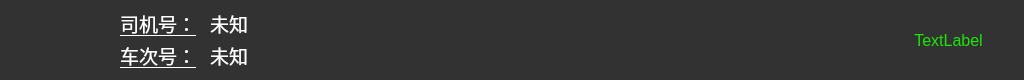
   <widget class="QFrame" name="frame_top">
    <property name="geometry">
     <rect>
      <x>0</x>
      <y>0</y>
      <width>1024</width>
      <height>80</height>
     </rect>
    </property>
    <property name="palette">
     <palette>
      <active>
       <colorrole role="WindowText">
        <brush brushstyle="SolidPattern">
         <color alpha="255">
          <red>255</red>
          <green>255</green>
          <blue>255</blue>
         </color>
        </brush>
       </colorrole>
       <colorrole role="Button">
        <brush brushstyle="SolidPattern">
         <color alpha="255">
          <red>50</red>
          <green>50</green>
          <blue>50</blue>
         </color>
        </brush>
       </colorrole>
       <colorrole role="Light">
        <brush brushstyle="SolidPattern">
         <color alpha="255">
          <red>78</red>
          <green>78</green>
          <blue>78</blue>
         </color>
        </brush>
       </colorrole>
       <colorrole role="Midlight">
        <brush brushstyle="SolidPattern">
         <color alpha="255">
          <red>65</red>
          <green>65</green>
          <blue>65</blue>
         </color>
        </brush>
       </colorrole>
       <colorrole role="Dark">
        <brush brushstyle="SolidPattern">
         <color alpha="255">
          <red>26</red>
          <green>26</green>
          <blue>26</blue>
         </color>
        </brush>
       </colorrole>
       <colorrole role="Mid">
        <brush brushstyle="SolidPattern">
         <color alpha="255">
          <red>34</red>
          <green>34</green>
          <blue>34</blue>
         </color>
        </brush>
       </colorrole>
       <colorrole role="Text">
        <brush brushstyle="SolidPattern">
         <color alpha="255">
          <red>255</red>
          <green>255</green>
          <blue>255</blue>
         </color>
        </brush>
       </colorrole>
       <colorrole role="BrightText">
        <brush brushstyle="SolidPattern">
         <color alpha="255">
          <red>255</red>
          <green>255</green>
          <blue>255</blue>
         </color>
        </brush>
       </colorrole>
       <colorrole role="ButtonText">
        <brush brushstyle="SolidPattern">
         <color alpha="255">
          <red>255</red>
          <green>255</green>
          <blue>255</blue>
         </color>
        </brush>
       </colorrole>
       <colorrole role="Base">
        <brush brushstyle="SolidPattern">
         <color alpha="255">
          <red>50</red>
          <green>50</green>
          <blue>50</blue>
         </color>
        </brush>
       </colorrole>
       <colorrole role="Window">
        <brush brushstyle="SolidPattern">
         <color alpha="255">
          <red>50</red>
          <green>50</green>
          <blue>50</blue>
         </color>
        </brush>
       </colorrole>
       <colorrole role="Shadow">
        <brush brushstyle="SolidPattern">
         <color alpha="255">
          <red>0</red>
          <green>0</green>
          <blue>0</blue>
         </color>
        </brush>
       </colorrole>
       <colorrole role="AlternateBase">
        <brush brushstyle="SolidPattern">
         <color alpha="255">
          <red>26</red>
          <green>26</green>
          <blue>26</blue>
         </color>
        </brush>
       </colorrole>
       <colorrole role="ToolTipBase">
        <brush brushstyle="SolidPattern">
         <color alpha="255">
          <red>255</red>
          <green>255</green>
          <blue>220</blue>
         </color>
        </brush>
       </colorrole>
       <colorrole role="ToolTipText">
        <brush brushstyle="SolidPattern">
         <color alpha="255">
          <red>0</red>
          <green>0</green>
          <blue>0</blue>
         </color>
        </brush>
       </colorrole>
      </active>
      <inactive>
       <colorrole role="WindowText">
        <brush brushstyle="SolidPattern">
         <color alpha="255">
          <red>255</red>
          <green>255</green>
          <blue>255</blue>
         </color>
        </brush>
       </colorrole>
       <colorrole role="Button">
        <brush brushstyle="SolidPattern">
         <color alpha="255">
          <red>50</red>
          <green>50</green>
          <blue>50</blue>
         </color>
        </brush>
       </colorrole>
       <colorrole role="Light">
        <brush brushstyle="SolidPattern">
         <color alpha="255">
          <red>78</red>
          <green>78</green>
          <blue>78</blue>
         </color>
        </brush>
       </colorrole>
       <colorrole role="Midlight">
        <brush brushstyle="SolidPattern">
         <color alpha="255">
          <red>65</red>
          <green>65</green>
          <blue>65</blue>
         </color>
        </brush>
       </colorrole>
       <colorrole role="Dark">
        <brush brushstyle="SolidPattern">
         <color alpha="255">
          <red>26</red>
          <green>26</green>
          <blue>26</blue>
         </color>
        </brush>
       </colorrole>
       <colorrole role="Mid">
        <brush brushstyle="SolidPattern">
         <color alpha="255">
          <red>34</red>
          <green>34</green>
          <blue>34</blue>
         </color>
        </brush>
       </colorrole>
       <colorrole role="Text">
        <brush brushstyle="SolidPattern">
         <color alpha="255">
          <red>255</red>
          <green>255</green>
          <blue>255</blue>
         </color>
        </brush>
       </colorrole>
       <colorrole role="BrightText">
        <brush brushstyle="SolidPattern">
         <color alpha="255">
          <red>255</red>
          <green>255</green>
          <blue>255</blue>
         </color>
        </brush>
       </colorrole>
       <colorrole role="ButtonText">
        <brush brushstyle="SolidPattern">
         <color alpha="255">
          <red>255</red>
          <green>255</green>
          <blue>255</blue>
         </color>
        </brush>
       </colorrole>
       <colorrole role="Base">
        <brush brushstyle="SolidPattern">
         <color alpha="255">
          <red>50</red>
          <green>50</green>
          <blue>50</blue>
         </color>
        </brush>
       </colorrole>
       <colorrole role="Window">
        <brush brushstyle="SolidPattern">
         <color alpha="255">
          <red>50</red>
          <green>50</green>
          <blue>50</blue>
         </color>
        </brush>
       </colorrole>
       <colorrole role="Shadow">
        <brush brushstyle="SolidPattern">
         <color alpha="255">
          <red>0</red>
          <green>0</green>
          <blue>0</blue>
         </color>
        </brush>
       </colorrole>
       <colorrole role="AlternateBase">
        <brush brushstyle="SolidPattern">
         <color alpha="255">
          <red>26</red>
          <green>26</green>
          <blue>26</blue>
         </color>
        </brush>
       </colorrole>
       <colorrole role="ToolTipBase">
        <brush brushstyle="SolidPattern">
         <color alpha="255">
          <red>255</red>
          <green>255</green>
          <blue>220</blue>
         </color>
        </brush>
       </colorrole>
       <colorrole role="ToolTipText">
        <brush brushstyle="SolidPattern">
         <color alpha="255">
          <red>0</red>
          <green>0</green>
          <blue>0</blue>
         </color>
        </brush>
       </colorrole>
      </inactive>
      <disabled>
       <colorrole role="WindowText">
        <brush brushstyle="SolidPattern">
         <color alpha="255">
          <red>255</red>
          <green>255</green>
          <blue>255</blue>
         </color>
        </brush>
       </colorrole>
       <colorrole role="Button">
        <brush brushstyle="SolidPattern">
         <color alpha="255">
          <red>50</red>
          <green>50</green>
          <blue>50</blue>
         </color>
        </brush>
       </colorrole>
       <colorrole role="Light">
        <brush brushstyle="SolidPattern">
         <color alpha="255">
          <red>78</red>
          <green>78</green>
          <blue>78</blue>
         </color>
        </brush>
       </colorrole>
       <colorrole role="Midlight">
        <brush brushstyle="SolidPattern">
         <color alpha="255">
          <red>65</red>
          <green>65</green>
          <blue>65</blue>
         </color>
        </brush>
       </colorrole>
       <colorrole role="Dark">
        <brush brushstyle="SolidPattern">
         <color alpha="255">
          <red>26</red>
          <green>26</green>
          <blue>26</blue>
         </color>
        </brush>
       </colorrole>
       <colorrole role="Mid">
        <brush brushstyle="SolidPattern">
         <color alpha="255">
          <red>34</red>
          <green>34</green>
          <blue>34</blue>
         </color>
        </brush>
       </colorrole>
       <colorrole role="Text">
        <brush brushstyle="SolidPattern">
         <color alpha="255">
          <red>255</red>
          <green>255</green>
          <blue>255</blue>
         </color>
        </brush>
       </colorrole>
       <colorrole role="BrightText">
        <brush brushstyle="SolidPattern">
         <color alpha="255">
          <red>255</red>
          <green>255</green>
          <blue>255</blue>
         </color>
        </brush>
       </colorrole>
       <colorrole role="ButtonText">
        <brush brushstyle="SolidPattern">
         <color alpha="255">
          <red>255</red>
          <green>255</green>
          <blue>255</blue>
         </color>
        </brush>
       </colorrole>
       <colorrole role="Base">
        <brush brushstyle="SolidPattern">
         <color alpha="255">
          <red>50</red>
          <green>50</green>
          <blue>50</blue>
         </color>
        </brush>
       </colorrole>
       <colorrole role="Window">
        <brush brushstyle="SolidPattern">
         <color alpha="255">
          <red>50</red>
          <green>50</green>
          <blue>50</blue>
         </color>
        </brush>
       </colorrole>
       <colorrole role="Shadow">
        <brush brushstyle="SolidPattern">
         <color alpha="255">
          <red>0</red>
          <green>0</green>
          <blue>0</blue>
         </color>
        </brush>
       </colorrole>
       <colorrole role="AlternateBase">
        <brush brushstyle="SolidPattern">
         <color alpha="255">
          <red>52</red>
          <green>52</green>
          <blue>52</blue>
         </color>
        </brush>
       </colorrole>
       <colorrole role="ToolTipBase">
        <brush brushstyle="SolidPattern">
         <color alpha="255">
          <red>255</red>
          <green>255</green>
          <blue>220</blue>
         </color>
        </brush>
       </colorrole>
       <colorrole role="ToolTipText">
        <brush brushstyle="SolidPattern">
         <color alpha="255">
          <red>0</red>
          <green>0</green>
          <blue>0</blue>
         </color>
        </brush>
       </colorrole>
      </disabled>
     </palette>
    </property>
    <property name="autoFillBackground">
     <bool>false</bool>
    </property>
    <property name="styleSheet">
     <string notr="true">background-color: rgb(50, 50, 50);
color: rgb(255, 255, 255);</string>
    </property>
    <property name="frameShape">
     <enum>QFrame::Panel</enum>
    </property>
    <property name="frameShadow">
     <enum>QFrame::Plain</enum>
    </property>
    <property name="lineWidth">
     <number>0</number>
    </property>
    <widget class="QLabel" name="pic_namelogo">
     <property name="geometry">
      <rect>
       <x>10</x>
       <y>14</y>
       <width>48</width>
       <height>48</height>
      </rect>
     </property>
     <property name="text">
      <string/>
     </property>
     <property name="pixmap">
      <pixmap>res/casco_Logo_48.png</pixmap>
     </property>
     <property name="scaledContents">
      <bool>true</bool>
     </property>
     <property name="wordWrap">
      <bool>false</bool>
     </property>
    </widget>
    <widget class="QLabel" name="lbl_namedriverid">
     <property name="geometry">
      <rect>
       <x>120</x>
       <y>8</y>
       <width>83</width>
       <height>31</height>
      </rect>
     </property>
     <property name="font">
      <font>
       <family>微软雅黑</family>
       <pointsize>14</pointsize>
       <underline>true</underline>
      </font>
     </property>
     <property name="text">
      <string>司机号：</string>
     </property>
     <property name="scaledContents">
      <bool>false</bool>
     </property>
    </widget>
    <widget class="QLabel" name="lbl_nameserviceid">
     <property name="geometry">
      <rect>
       <x>120</x>
       <y>40</y>
       <width>81</width>
       <height>31</height>
      </rect>
     </property>
     <property name="font">
      <font>
       <family>微软雅黑</family>
       <pointsize>14</pointsize>
       <underline>true</underline>
      </font>
     </property>
     <property name="text">
      <string>车次号：</string>
     </property>
     <property name="scaledContents">
      <bool>false</bool>
     </property>
    </widget>
    <widget class="QLabel" name="lbl_serviceid">
     <property name="geometry">
      <rect>
       <x>210</x>
       <y>40</y>
       <width>161</width>
       <height>31</height>
      </rect>
     </property>
     <property name="font">
      <font>
       <family>微软雅黑</family>
       <pointsize>14</pointsize>
       <weight>50</weight>
       <bold>false</bold>
      </font>
     </property>
     <property name="text">
      <string>未知</string>
     </property>
     <property name="scaledContents">
      <bool>false</bool>
     </property>
    </widget>
    <widget class="QLabel" name="pic_key">
     <property name="geometry">
      <rect>
       <x>66</x>
       <y>14</y>
       <width>48</width>
       <height>48</height>
      </rect>
     </property>
     <property name="text">
      <string/>
     </property>
     <property name="pixmap">
      <pixmap>res/key.png</pixmap>
     </property>
     <property name="scaledContents">
      <bool>true</bool>
     </property>
     <property name="wordWrap">
      <bool>false</bool>
     </property>
    </widget>
    <widget class="QLabel" name="lbl_driverid">
     <property name="geometry">
      <rect>
       <x>210</x>
       <y>8</y>
       <width>161</width>
       <height>31</height>
      </rect>
     </property>
     <property name="font">
      <font>
       <family>微软雅黑</family>
       <pointsize>14</pointsize>
      </font>
     </property>
     <property name="text">
      <string>未知</string>
     </property>
     <property name="scaledContents">
      <bool>false</bool>
     </property>
    </widget>
    <widget class="QWidget" name="layoutWidget">
     <property name="geometry">
      <rect>
       <x>391</x>
       <y>8</y>
       <width>486</width>
       <height>66</height>
      </rect>
     </property>
     <layout class="QHBoxLayout" name="horizontalLayout">
      <item>
       <widget class="QLabel" name="pic_pantostatus">
        <property name="autoFillBackground">
         <bool>false</bool>
        </property>
        <property name="text">
         <string/>
        </property>
        <property name="pixmap">
         <pixmap>res/SysOK_0.png</pixmap>
        </property>
        <property name="scaledContents">
         <bool>true</bool>
        </property>
        <property name="wordWrap">
         <bool>false</bool>
        </property>
       </widget>
      </item>
      <item>
       <widget class="QLabel" name="lbl_BCM">
        <property name="autoFillBackground">
         <bool>false</bool>
        </property>
        <property name="text">
         <string/>
        </property>
        <property name="pixmap">
         <pixmap>res/BCM_Status1.png</pixmap>
        </property>
        <property name="scaledContents">
         <bool>true</bool>
        </property>
        <property name="wordWrap">
         <bool>false</bool>
        </property>
       </widget>
      </item>
      <item>
       <widget class="QLabel" name="pic_traloc">
        <property name="autoFillBackground">
         <bool>false</bool>
        </property>
        <property name="text">
         <string/>
        </property>
        <property name="pixmap">
         <pixmap>res/Train_Location_Status0.png</pixmap>
        </property>
        <property name="scaledContents">
         <bool>true</bool>
        </property>
        <property name="wordWrap">
         <bool>false</bool>
        </property>
       </widget>
      </item>
      <item>
       <widget class="QLabel" name="pic_wifi">
        <property name="autoFillBackground">
         <bool>false</bool>
        </property>
        <property name="text">
         <string/>
        </property>
        <property name="pixmap">
         <pixmap>res/RadioCoverage_Status1.png</pixmap>
        </property>
        <property name="scaledContents">
         <bool>true</bool>
        </property>
        <property name="wordWrap">
         <bool>false</bool>
        </property>
       </widget>
      </item>
      <item>
       <widget class="QLabel" name="pic_dmsels">
        <property name="autoFillBackground">
         <bool>false</bool>
        </property>
        <property name="text">
         <string/>
        </property>
        <property name="pixmap">
         <pixmap>res/ELS_DMS_Status1.png</pixmap>
        </property>
        <property name="scaledContents">
         <bool>true</bool>
        </property>
        <property name="wordWrap">
         <bool>false</bool>
        </property>
       </widget>
      </item>
      <item>
       <widget class="QLabel" name="lbl_Radar">
        <property name="autoFillBackground">
         <bool>false</bool>
        </property>
        <property name="text">
         <string/>
        </property>
        <property name="pixmap">
         <pixmap>res/Radar_Status2.png</pixmap>
        </property>
        <property name="scaledContents">
         <bool>true</bool>
        </property>
        <property name="wordWrap">
         <bool>false</bool>
        </property>
       </widget>
      </item>
      <item>
       <widget class="QLabel" name="lbl_GPS">
        <property name="autoFillBackground">
         <bool>false</bool>
        </property>
        <property name="text">
         <string/>
        </property>
        <property name="pixmap">
         <pixmap>res/GPS_Status0.png</pixmap>
        </property>
        <property name="scaledContents">
         <bool>true</bool>
        </property>
        <property name="wordWrap">
         <bool>false</bool>
        </property>
       </widget>
      </item>
     </layout>
    </widget>
    <widget class="QLabel" name="lbl_date">
     <property name="geometry">
      <rect>
       <x>884</x>
       <y>10</y>
       <width>129</width>
       <height>61</height>
      </rect>
     </property>
     <property name="font">
      <font>
       <pointsize>12</pointsize>
      </font>
     </property>
     <property name="styleSheet">
      <string notr="true">font: 12pt &quot;Ubuntu&quot;;
color: rgb(27, 230, 5);</string>
     </property>
     <property name="text">
      <string>TextLabel</string>
     </property>
     <property name="alignment">
      <set>Qt::AlignCenter</set>
     </property>
    </widget>
    <zorder>layoutWidget</zorder>
    <zorder>pic_namelogo</zorder>
    <zorder>lbl_namedriverid</zorder>
    <zorder>lbl_nameserviceid</zorder>
    <zorder>lbl_serviceid</zorder>
    <zorder>pic_key</zorder>
    <zorder>lbl_driverid</zorder>
    <zorder>lbl_date</zorder>
   </widget>
